Frame 1 (no input): blank canvas, image omitted
Frame 60 (no input): blank canvas, image omitted
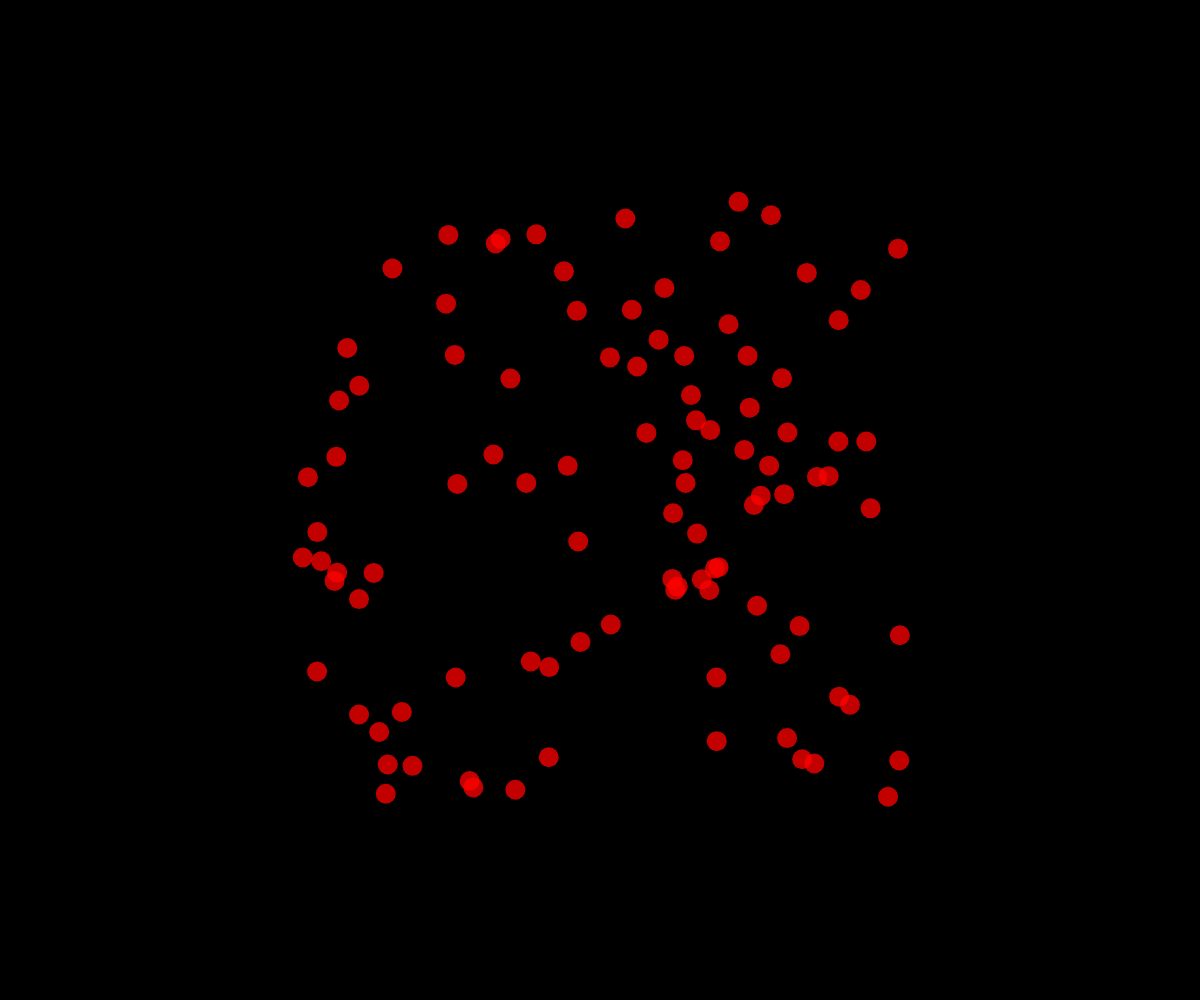
Frame 120 (the mouse pressed at the canvas centre since frame 60)

The p5.js sketch whose frames 1 and 60 were blank and that drew this single picture after the mouse press (run headless with seeded random() and noise() and a simulated clock; from frame 60 on, the mouse is pressed at the canvas centre):

// p5.js sketch
// ── sketch.js
// Project Title

let theFireworks  =[];


function setup() {
  createCanvas(windowWidth, windowHeight);
}

function draw() {
  background("black");

  // for(let particle of theFireworks){
  for (let i = theFireworks.length-1; i >= 0; i--){
    let particle = theFireworks[i];
    particle.update();
    if (particle.isDead()){
      //remove from array
      theFireworks.splice(i, 1);
    }
    else{
      particle.display();
    }
  }
}
    



function mousePressed(){ 
  for (let i =0; i<100;i++){
    let dx = random(-5, 5);
    let dy = random(-5, 5);
    theFireworks.push(new Particle(mouseX, mouseY,dx,dy));
  }
 
}
 

class Particle{
  constructor(x, y, dx, dy){
    this.x = x;
    this.y = y;
    this.dx = dx;
    this.dy = dy;
    this.r = 255;
    this.g = 0;
    this.b = 0;
    this.alpha = 255;
    this.radius = 10;
  }
  display(){
    noStroke();
    fill(this.r, this.g, this.b, this.alpha);
    circle(this.x, this.y, this.radius * 2);
  }

  update(){
    //move
    this.x += this.dx;
    this.y += this.dy;
    //get more transparent
    this.alpha--;
  }

  isDead(){
    return this.alpha <= 0;
  }

}
